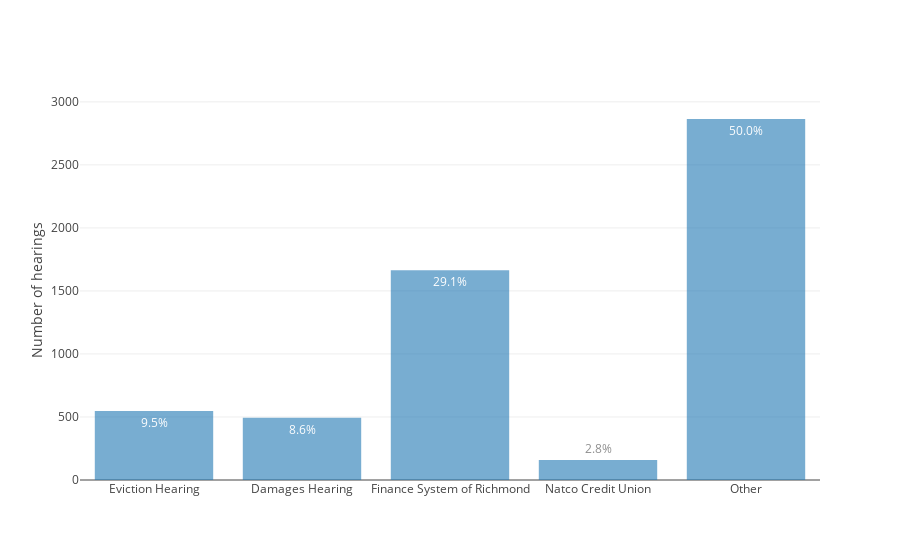

Source (notebook cell):
### Markdown cell above
## Small claims cases by type

### Code cell
labels = ['Eviction Hearing', 'Damages Hearing', 'Finance System of Richmond', 'Natco Credit Union', 'Other']
df_sc = filter_df(df, case_number='-SC-')
counts = [0]*5

counts[0] = rows(filter_df(df_sc, event='eviction'))
counts[1] = rows(filter_df(df_sc, event='damage'))
counts[2] = rows(filter_df(df_sc, case_title='Fs V|Finance System'))
counts[3] = rows(filter_df(df_sc, case_title='Natco'))
counts[4] = sum(counts[0:4])

bar_chart(labels, counts, ylabel='Number of hearings')

### Figure 1 — Plotly figure (JSON) as saved in the notebook; plotly's stock layout.template omitted (floating-point values rounded to 4 significant figures)
{"data": [{"opacity": 0.6, "text": ["9.5%", "8.6%", "29.1%", "2.8%", "50.0%"], "textposition": "auto", "type": "bar", "uid": "8911f1e6-3d21-11e9-a090-6c4008929994", "x": ["Eviction Hearing", "Damages Hearing", "Finance System of Richmond", "Natco Credit Union", "Other"], "y": [547, 493, 1665, 159, 2864]}], "layout": {"yaxis": {"title": "Number of hearings"}}}
